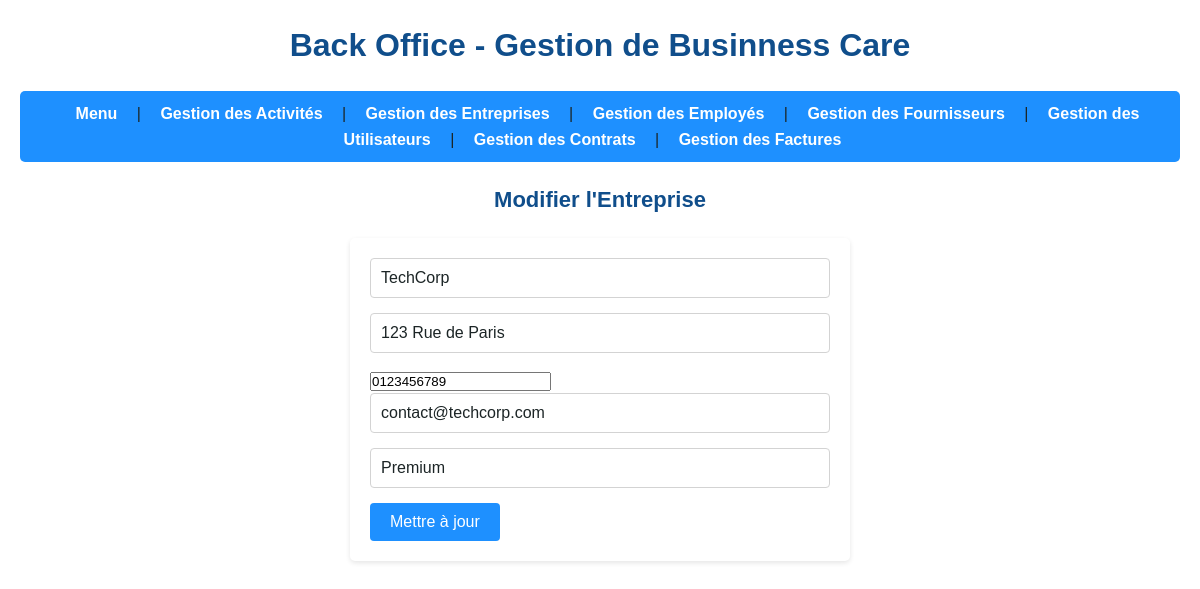
Page /pages/companies/edit.php?id=1 on the committed database.
### tables this page shows
CREATE TABLE `companies` (
  `id` int(11) NOT NULL,
  `name` varchar(100) NOT NULL COMMENT 'Nom de la société cliente',
  `address` varchar(255) DEFAULT NULL COMMENT 'Adresse de la société',
  `phone_number` varchar(20) DEFAULT NULL COMMENT 'Numéro de téléphone',
  `email` varchar(100) DEFAULT NULL COMMENT 'Email de contact',
  `subscription_plan` enum('Starter','Basic','Premium') NOT NULL COMMENT 'Plan d''abonnement',
  `created_at` timestamp NOT NULL DEFAULT CURRENT_TIMESTAMP,
  `archived` tinyint(1) DEFAULT '0'
);

### pages/companies/edit.php (the view, shortened to what this page needs)
<!DOCTYPE html>
<html lang="fr">
<head>
    <link rel="stylesheet" href="../../assets/style.css">
</head>
<body></body>
</html>
<?php
require_once '../../composants/nav.php';
require_once '../../config/database.php';
$id = $_GET['id'];
$stmt = $pdo->prepare("SELECT * FROM companies WHERE id = ?");
$stmt->execute([$id]);
$company = $stmt->fetch(PDO::FETCH_ASSOC);
?>
<h2>Modifier l'Entreprise</h2>
<form method="POST">
    <input type="text" name="name" value="<?php echo htmlspecialchars($company['name']); ?>" required><br>
    <input type="text" name="address" value="<?php echo htmlspecialchars($company['address']); ?>" required><br>
    <input type="number" name="phone_number" value="<?php echo $company['phone_number']; ?>" required><br>
    <input type="text" name="email" value="<?php echo htmlspecialchars($company['email']); ?>" required><br>
    <input type="text" name="subscription_plan" value="<?php echo htmlspecialchars($company['subscription_plan']); ?>" required><br>
    <button type="submit">Mettre à jour</button>
</form>

### assets/style.css (style rules this page uses)
* { margin: 0; padding: 0; box-sizing: border-box; font-family: Arial, sans-serif; }
:root { --bleu-principal: #1E90FF; --bleu-fonce: #104E8B; --noir: #1C2526; --gris: #D3D3D3; --blanc: #FFFFFF; --gris-fonce: #808080; }
body { background-color: var(--blanc); color: var(--noir); line-height: 1.6; padding: 20px; }
h1, h2 { color: var(--bleu-fonce); margin-bottom: 20px; }
h2 { font-size: 22px; text-align: center; }
form { background-color: var(--blanc); padding: 20px; border-radius: 5px; box-shadow: 0 2px 5px rgba(0, 0, 0, 0.1); max-width: 500px; margin: 0 auto; }
input[type="text"], input[type="email"], input[type="date"], textarea { width: 100%; padding: 10px; margin-bottom: 15px; border: 1px solid var(--gris); border-radius: 4px; font-size: 1em; color: var(--noir); }
button, input[type="submit"] { background-color: var(--bleu-principal); color: var(--blanc); padding: 10px 20px; border: none; border-radius: 4px; cursor: pointer; font-size: 1em; transition: background-color 0.3s ease; }

### rows in the picture
companies: name "TechCorp", address "123 Rue de Paris", phone_number "0123456789", email "contact@techcorp.com", subscription_plan "Premium"
